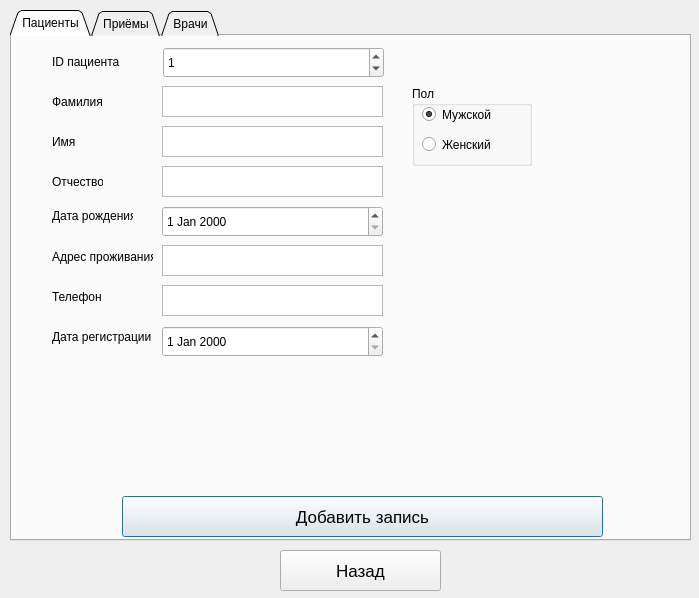
<?xml version="1.0" encoding="UTF-8"?>
<ui version="4.0">
 <class>AddForm</class>
 <widget class="QWidget" name="AddForm">
  <property name="geometry">
   <rect>
    <x>0</x>
    <y>0</y>
    <width>699</width>
    <height>598</height>
   </rect>
  </property>
  <property name="windowTitle">
   <string>Form</string>
  </property>
  <widget class="QTabWidget" name="tabWidget">
   <property name="geometry">
    <rect>
     <x>10</x>
     <y>10</y>
     <width>681</width>
     <height>531</height>
    </rect>
   </property>
   <property name="focusPolicy">
    <enum>Qt::ClickFocus</enum>
   </property>
   <property name="tabPosition">
    <enum>QTabWidget::North</enum>
   </property>
   <property name="tabShape">
    <enum>QTabWidget::Triangular</enum>
   </property>
   <property name="currentIndex">
    <number>0</number>
   </property>
   <property name="documentMode">
    <bool>false</bool>
   </property>
   <widget class="QWidget" name="patient">
    <attribute name="title">
     <string>Пациенты</string>
    </attribute>
    <widget class="QTextEdit" name="familyTextEdit">
     <property name="geometry">
      <rect>
       <x>150</x>
       <y>50</y>
       <width>221</width>
       <height>31</height>
      </rect>
     </property>
     <property name="frameShape">
      <enum>QFrame::StyledPanel</enum>
     </property>
     <property name="frameShadow">
      <enum>QFrame::Sunken</enum>
     </property>
     <property name="sizeAdjustPolicy">
      <enum>QAbstractScrollArea::AdjustIgnored</enum>
     </property>
     <property name="undoRedoEnabled">
      <bool>true</bool>
     </property>
    </widget>
    <widget class="QTextEdit" name="nameTextEdit">
     <property name="geometry">
      <rect>
       <x>150</x>
       <y>90</y>
       <width>221</width>
       <height>31</height>
      </rect>
     </property>
    </widget>
    <widget class="QTextEdit" name="fatherTextEdit">
     <property name="geometry">
      <rect>
       <x>150</x>
       <y>130</y>
       <width>221</width>
       <height>31</height>
      </rect>
     </property>
    </widget>
    <widget class="QLabel" name="fatherLabel">
     <property name="geometry">
      <rect>
       <x>40</x>
       <y>130</y>
       <width>51</width>
       <height>31</height>
      </rect>
     </property>
     <property name="text">
      <string>Отчество</string>
     </property>
    </widget>
    <widget class="QLabel" name="nameLabel">
     <property name="geometry">
      <rect>
       <x>40</x>
       <y>90</y>
       <width>71</width>
       <height>31</height>
      </rect>
     </property>
     <property name="text">
      <string>Имя</string>
     </property>
    </widget>
    <widget class="QLabel" name="familyLabel">
     <property name="geometry">
      <rect>
       <x>40</x>
       <y>50</y>
       <width>51</width>
       <height>31</height>
      </rect>
     </property>
     <property name="text">
      <string>Фамилия</string>
     </property>
    </widget>
    <widget class="QLabel" name="IDlabel">
     <property name="geometry">
      <rect>
       <x>40</x>
       <y>10</y>
       <width>81</width>
       <height>31</height>
      </rect>
     </property>
     <property name="text">
      <string>ID пациента</string>
     </property>
    </widget>
    <widget class="QSpinBox" name="IDspinBox">
     <property name="geometry">
      <rect>
       <x>151</x>
       <y>11</y>
       <width>221</width>
       <height>31</height>
      </rect>
     </property>
     <property name="tabletTracking">
      <bool>false</bool>
     </property>
     <property name="focusPolicy">
      <enum>Qt::TabFocus</enum>
     </property>
     <property name="acceptDrops">
      <bool>true</bool>
     </property>
     <property name="toolTipDuration">
      <number>-1</number>
     </property>
     <property name="layoutDirection">
      <enum>Qt::LeftToRight</enum>
     </property>
     <property name="wrapping">
      <bool>true</bool>
     </property>
     <property name="frame">
      <bool>true</bool>
     </property>
     <property name="readOnly">
      <bool>false</bool>
     </property>
     <property name="buttonSymbols">
      <enum>QAbstractSpinBox::UpDownArrows</enum>
     </property>
     <property name="accelerated">
      <bool>true</bool>
     </property>
     <property name="maximum">
      <number>10000</number>
     </property>
     <property name="value">
      <number>1</number>
     </property>
    </widget>
    <widget class="QGroupBox" name="sexBox">
     <property name="geometry">
      <rect>
       <x>400</x>
       <y>50</y>
       <width>120</width>
       <height>80</height>
      </rect>
     </property>
     <property name="title">
      <string>Пол</string>
     </property>
     <widget class="QRadioButton" name="maleButton">
      <property name="geometry">
       <rect>
        <x>10</x>
        <y>20</y>
        <width>82</width>
        <height>17</height>
       </rect>
      </property>
      <property name="text">
       <string>Мужской</string>
      </property>
      <property name="checked">
       <bool>true</bool>
      </property>
     </widget>
     <widget class="QRadioButton" name="femaleButton">
      <property name="geometry">
       <rect>
        <x>10</x>
        <y>50</y>
        <width>82</width>
        <height>17</height>
       </rect>
      </property>
      <property name="text">
       <string>Женский</string>
      </property>
     </widget>
    </widget>
    <widget class="QDateEdit" name="birthDateEdit">
     <property name="geometry">
      <rect>
       <x>150</x>
       <y>170</y>
       <width>221</width>
       <height>31</height>
      </rect>
     </property>
    </widget>
    <widget class="QLabel" name="birthDateLabel">
     <property name="geometry">
      <rect>
       <x>40</x>
       <y>170</y>
       <width>81</width>
       <height>21</height>
      </rect>
     </property>
     <property name="frameShape">
      <enum>QFrame::NoFrame</enum>
     </property>
     <property name="text">
      <string>&lt;html&gt;&lt;head/&gt;&lt;body&gt;&lt;p&gt;Дата рождения&lt;/p&gt;&lt;/body&gt;&lt;/html&gt;</string>
     </property>
    </widget>
    <widget class="QTextEdit" name="phoneTextEdit">
     <property name="geometry">
      <rect>
       <x>150</x>
       <y>249</y>
       <width>221</width>
       <height>31</height>
      </rect>
     </property>
    </widget>
    <widget class="QLabel" name="phoneLabel">
     <property name="geometry">
      <rect>
       <x>40</x>
       <y>250</y>
       <width>81</width>
       <height>21</height>
      </rect>
     </property>
     <property name="frameShape">
      <enum>QFrame::NoFrame</enum>
     </property>
     <property name="text">
      <string>Телефон</string>
     </property>
    </widget>
    <widget class="QLabel" name="registrationDateLabel">
     <property name="geometry">
      <rect>
       <x>40</x>
       <y>290</y>
       <width>101</width>
       <height>21</height>
      </rect>
     </property>
     <property name="frameShape">
      <enum>QFrame::NoFrame</enum>
     </property>
     <property name="text">
      <string>Дата регистрации</string>
     </property>
    </widget>
    <widget class="QDateEdit" name="registrationDateEdit">
     <property name="geometry">
      <rect>
       <x>150</x>
       <y>290</y>
       <width>221</width>
       <height>31</height>
      </rect>
     </property>
    </widget>
    <widget class="QPushButton" name="addPatientButton">
     <property name="geometry">
      <rect>
       <x>110</x>
       <y>460</y>
       <width>481</width>
       <height>41</height>
      </rect>
     </property>
     <property name="font">
      <font>
       <pointsize>13</pointsize>
       <weight>50</weight>
       <bold>false</bold>
       <strikeout>false</strikeout>
       <stylestrategy>PreferDefault</stylestrategy>
       <kerning>true</kerning>
      </font>
     </property>
     <property name="text">
      <string>Добавить запись</string>
     </property>
     <property name="autoDefault">
      <bool>false</bool>
     </property>
     <property name="default">
      <bool>true</bool>
     </property>
     <property name="flat">
      <bool>false</bool>
     </property>
    </widget>
    <widget class="QLabel" name="addressLabel">
     <property name="geometry">
      <rect>
       <x>40</x>
       <y>210</y>
       <width>101</width>
       <height>21</height>
      </rect>
     </property>
     <property name="frameShape">
      <enum>QFrame::NoFrame</enum>
     </property>
     <property name="text">
      <string>Адрес проживания</string>
     </property>
    </widget>
    <widget class="QTextEdit" name="addressTextEdit">
     <property name="geometry">
      <rect>
       <x>150</x>
       <y>209</y>
       <width>221</width>
       <height>31</height>
      </rect>
     </property>
    </widget>
   </widget>
   <widget class="QWidget" name="appointment">
    <attribute name="title">
     <string>Приёмы</string>
    </attribute>
    <widget class="QLabel" name="cabinetLabel">
     <property name="geometry">
      <rect>
       <x>40</x>
       <y>210</y>
       <width>51</width>
       <height>31</height>
      </rect>
     </property>
     <property name="text">
      <string>Кабинет</string>
     </property>
    </widget>
    <widget class="QTextEdit" name="reasonTextEdit">
     <property name="geometry">
      <rect>
       <x>150</x>
       <y>130</y>
       <width>221</width>
       <height>31</height>
      </rect>
     </property>
    </widget>
    <widget class="QLabel" name="doctorLabel">
     <property name="geometry">
      <rect>
       <x>40</x>
       <y>170</y>
       <width>81</width>
       <height>31</height>
      </rect>
     </property>
     <property name="text">
      <string>Лечащий врач</string>
     </property>
    </widget>
    <widget class="QTextEdit" name="doctorTextEdit">
     <property name="geometry">
      <rect>
       <x>150</x>
       <y>170</y>
       <width>221</width>
       <height>31</height>
      </rect>
     </property>
    </widget>
    <widget class="QTextEdit" name="cabinetTextEdit">
     <property name="geometry">
      <rect>
       <x>150</x>
       <y>210</y>
       <width>221</width>
       <height>31</height>
      </rect>
     </property>
     <property name="undoRedoEnabled">
      <bool>true</bool>
     </property>
    </widget>
    <widget class="QLabel" name="appointmentDateLabel">
     <property name="geometry">
      <rect>
       <x>40</x>
       <y>90</y>
       <width>91</width>
       <height>31</height>
      </rect>
     </property>
     <property name="frameShape">
      <enum>QFrame::NoFrame</enum>
     </property>
     <property name="text">
      <string>Дата обращения</string>
     </property>
    </widget>
    <widget class="QLabel" name="appointmentIDlabel">
     <property name="geometry">
      <rect>
       <x>40</x>
       <y>50</y>
       <width>71</width>
       <height>31</height>
      </rect>
     </property>
     <property name="text">
      <string>ID пациента</string>
     </property>
    </widget>
    <widget class="QDateEdit" name="appointmentDateEdit">
     <property name="geometry">
      <rect>
       <x>150</x>
       <y>91</y>
       <width>221</width>
       <height>31</height>
      </rect>
     </property>
    </widget>
    <widget class="QLabel" name="reasonLabel">
     <property name="geometry">
      <rect>
       <x>40</x>
       <y>130</y>
       <width>111</width>
       <height>31</height>
      </rect>
     </property>
     <property name="text">
      <string>Причина обращения</string>
     </property>
    </widget>
    <widget class="QTimeEdit" name="appointmentTimeEdit">
     <property name="geometry">
      <rect>
       <x>150</x>
       <y>250</y>
       <width>221</width>
       <height>31</height>
      </rect>
     </property>
    </widget>
    <widget class="QLabel" name="appointmentTimeLabel">
     <property name="geometry">
      <rect>
       <x>40</x>
       <y>250</y>
       <width>91</width>
       <height>31</height>
      </rect>
     </property>
     <property name="text">
      <string>Время обращения</string>
     </property>
    </widget>
    <widget class="QPushButton" name="addAppointmentButton">
     <property name="geometry">
      <rect>
       <x>110</x>
       <y>460</y>
       <width>481</width>
       <height>41</height>
      </rect>
     </property>
     <property name="font">
      <font>
       <pointsize>13</pointsize>
       <weight>50</weight>
       <bold>false</bold>
       <strikeout>false</strikeout>
       <stylestrategy>PreferDefault</stylestrategy>
       <kerning>true</kerning>
      </font>
     </property>
     <property name="text">
      <string>Добавить запись</string>
     </property>
     <property name="autoDefault">
      <bool>false</bool>
     </property>
     <property name="default">
      <bool>true</bool>
     </property>
     <property name="flat">
      <bool>false</bool>
     </property>
    </widget>
    <widget class="QTextEdit" name="appointmentIDTextEdit">
     <property name="geometry">
      <rect>
       <x>150</x>
       <y>50</y>
       <width>221</width>
       <height>31</height>
      </rect>
     </property>
    </widget>
    <widget class="QTextEdit" name="appIDTextEdit">
     <property name="geometry">
      <rect>
       <x>150</x>
       <y>10</y>
       <width>221</width>
       <height>31</height>
      </rect>
     </property>
    </widget>
    <widget class="QLabel" name="appIDlabel">
     <property name="geometry">
      <rect>
       <x>40</x>
       <y>10</y>
       <width>71</width>
       <height>31</height>
      </rect>
     </property>
     <property name="text">
      <string>ID приёма</string>
     </property>
    </widget>
   </widget>
   <widget class="QWidget" name="doctor">
    <attribute name="title">
     <string>Врачи</string>
    </attribute>
    <widget class="QLabel" name="doctorFamilyLabel">
     <property name="geometry">
      <rect>
       <x>40</x>
       <y>10</y>
       <width>51</width>
       <height>31</height>
      </rect>
     </property>
     <property name="text">
      <string>Фамилия</string>
     </property>
    </widget>
    <widget class="QTextEdit" name="doctorNameEdit">
     <property name="geometry">
      <rect>
       <x>150</x>
       <y>50</y>
       <width>221</width>
       <height>31</height>
      </rect>
     </property>
    </widget>
    <widget class="QLabel" name="doctorFatherLabel">
     <property name="geometry">
      <rect>
       <x>40</x>
       <y>90</y>
       <width>51</width>
       <height>31</height>
      </rect>
     </property>
     <property name="text">
      <string>Отчество</string>
     </property>
    </widget>
    <widget class="QTextEdit" name="doctorFatherEdit">
     <property name="geometry">
      <rect>
       <x>150</x>
       <y>90</y>
       <width>221</width>
       <height>31</height>
      </rect>
     </property>
    </widget>
    <widget class="QTextEdit" name="doctorFamilyEdit">
     <property name="geometry">
      <rect>
       <x>150</x>
       <y>10</y>
       <width>221</width>
       <height>31</height>
      </rect>
     </property>
     <property name="undoRedoEnabled">
      <bool>true</bool>
     </property>
    </widget>
    <widget class="QLabel" name="specialLabel">
     <property name="geometry">
      <rect>
       <x>40</x>
       <y>140</y>
       <width>81</width>
       <height>21</height>
      </rect>
     </property>
     <property name="frameShape">
      <enum>QFrame::NoFrame</enum>
     </property>
     <property name="text">
      <string>Специальность</string>
     </property>
    </widget>
    <widget class="QLabel" name="doctorNameLabel">
     <property name="geometry">
      <rect>
       <x>40</x>
       <y>50</y>
       <width>71</width>
       <height>31</height>
      </rect>
     </property>
     <property name="text">
      <string>Имя</string>
     </property>
    </widget>
    <widget class="QTextEdit" name="specialEdit">
     <property name="geometry">
      <rect>
       <x>150</x>
       <y>130</y>
       <width>221</width>
       <height>31</height>
      </rect>
     </property>
    </widget>
    <widget class="QPushButton" name="addDoctorButton">
     <property name="geometry">
      <rect>
       <x>110</x>
       <y>460</y>
       <width>481</width>
       <height>41</height>
      </rect>
     </property>
     <property name="font">
      <font>
       <pointsize>13</pointsize>
       <weight>50</weight>
       <bold>false</bold>
       <strikeout>false</strikeout>
       <stylestrategy>PreferDefault</stylestrategy>
       <kerning>true</kerning>
      </font>
     </property>
     <property name="text">
      <string>Добавить запись</string>
     </property>
     <property name="autoDefault">
      <bool>false</bool>
     </property>
     <property name="default">
      <bool>true</bool>
     </property>
     <property name="flat">
      <bool>false</bool>
     </property>
    </widget>
   </widget>
  </widget>
  <widget class="QPushButton" name="cancelButton">
   <property name="geometry">
    <rect>
     <x>280</x>
     <y>550</y>
     <width>161</width>
     <height>41</height>
    </rect>
   </property>
   <property name="font">
    <font>
     <pointsize>13</pointsize>
    </font>
   </property>
   <property name="text">
    <string>Назад</string>
   </property>
  </widget>
 </widget>
 <resources/>
 <connections/>
</ui>
